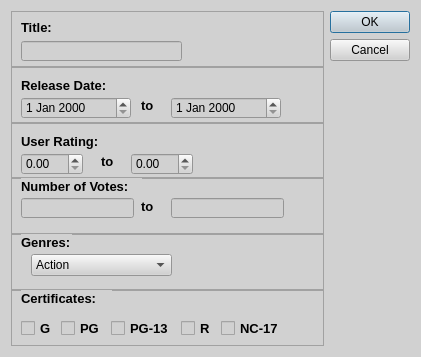
<?xml version="1.0" encoding="UTF-8"?>
<ui version="4.0">
 <class>Dialog</class>
 <widget class="QDialog" name="Dialog">
  <property name="geometry">
   <rect>
    <x>0</x>
    <y>0</y>
    <width>421</width>
    <height>357</height>
   </rect>
  </property>
  <property name="windowTitle">
   <string>Dialog</string>
  </property>
  <property name="styleSheet">
   <string notr="true">background-color:#d1d1d1;</string>
  </property>
  <layout class="QHBoxLayout" name="horizontalLayout">
   <item>
    <widget class="QWidget" name="widget" native="true">
     <layout class="QVBoxLayout" name="verticalLayout">
      <property name="spacing">
       <number>0</number>
      </property>
      <property name="leftMargin">
       <number>0</number>
      </property>
      <property name="topMargin">
       <number>0</number>
      </property>
      <property name="rightMargin">
       <number>0</number>
      </property>
      <property name="bottomMargin">
       <number>0</number>
      </property>
      <item>
       <widget class="QFrame" name="frame">
        <property name="frameShape">
         <enum>QFrame::StyledPanel</enum>
        </property>
        <property name="frameShadow">
         <enum>QFrame::Raised</enum>
        </property>
        <widget class="QLabel" name="lblTitle">
         <property name="geometry">
          <rect>
           <x>10</x>
           <y>10</y>
           <width>47</width>
           <height>13</height>
          </rect>
         </property>
         <property name="font">
          <font>
           <pointsize>10</pointsize>
           <weight>75</weight>
           <bold>true</bold>
          </font>
         </property>
         <property name="text">
          <string>Title:</string>
         </property>
        </widget>
        <widget class="QLineEdit" name="txtTitle">
         <property name="geometry">
          <rect>
           <x>10</x>
           <y>30</y>
           <width>161</width>
           <height>20</height>
          </rect>
         </property>
         <property name="font">
          <font>
           <family>MS UI Gothic</family>
           <pointsize>9</pointsize>
          </font>
         </property>
        </widget>
       </widget>
      </item>
      <item>
       <widget class="QFrame" name="frame_2">
        <property name="frameShape">
         <enum>QFrame::StyledPanel</enum>
        </property>
        <property name="frameShadow">
         <enum>QFrame::Raised</enum>
        </property>
        <widget class="QLabel" name="lblRelease_Date">
         <property name="geometry">
          <rect>
           <x>10</x>
           <y>10</y>
           <width>101</width>
           <height>16</height>
          </rect>
         </property>
         <property name="font">
          <font>
           <pointsize>10</pointsize>
           <weight>75</weight>
           <bold>true</bold>
          </font>
         </property>
         <property name="text">
          <string>Release Date:</string>
         </property>
        </widget>
        <widget class="QDateEdit" name="txtStarting_Date">
         <property name="geometry">
          <rect>
           <x>10</x>
           <y>30</y>
           <width>110</width>
           <height>22</height>
          </rect>
         </property>
        </widget>
        <widget class="QDateEdit" name="txtEnding_Date">
         <property name="geometry">
          <rect>
           <x>160</x>
           <y>30</y>
           <width>110</width>
           <height>22</height>
          </rect>
         </property>
        </widget>
        <widget class="QLabel" name="label_6">
         <property name="geometry">
          <rect>
           <x>130</x>
           <y>30</y>
           <width>21</width>
           <height>16</height>
          </rect>
         </property>
         <property name="font">
          <font>
           <pointsize>10</pointsize>
           <weight>75</weight>
           <bold>true</bold>
          </font>
         </property>
         <property name="text">
          <string>to</string>
         </property>
        </widget>
       </widget>
      </item>
      <item>
       <widget class="QFrame" name="frame_3">
        <property name="frameShape">
         <enum>QFrame::StyledPanel</enum>
        </property>
        <property name="frameShadow">
         <enum>QFrame::Raised</enum>
        </property>
        <widget class="QLabel" name="lblUser_Rating">
         <property name="geometry">
          <rect>
           <x>10</x>
           <y>10</y>
           <width>101</width>
           <height>16</height>
          </rect>
         </property>
         <property name="font">
          <font>
           <pointsize>10</pointsize>
           <weight>75</weight>
           <bold>true</bold>
          </font>
         </property>
         <property name="text">
          <string>User Rating:</string>
         </property>
        </widget>
        <widget class="QDoubleSpinBox" name="txtRatingStart">
         <property name="geometry">
          <rect>
           <x>10</x>
           <y>30</y>
           <width>62</width>
           <height>22</height>
          </rect>
         </property>
        </widget>
        <widget class="QDoubleSpinBox" name="txtRatingEnd">
         <property name="geometry">
          <rect>
           <x>120</x>
           <y>30</y>
           <width>62</width>
           <height>22</height>
          </rect>
         </property>
        </widget>
        <widget class="QLabel" name="label_7">
         <property name="geometry">
          <rect>
           <x>90</x>
           <y>30</y>
           <width>21</width>
           <height>16</height>
          </rect>
         </property>
         <property name="font">
          <font>
           <pointsize>10</pointsize>
           <weight>75</weight>
           <bold>true</bold>
          </font>
         </property>
         <property name="text">
          <string>to</string>
         </property>
        </widget>
       </widget>
      </item>
      <item>
       <widget class="QFrame" name="frame_4">
        <property name="frameShape">
         <enum>QFrame::StyledPanel</enum>
        </property>
        <property name="frameShadow">
         <enum>QFrame::Raised</enum>
        </property>
        <widget class="QLabel" name="lblNumber_of_Votes">
         <property name="geometry">
          <rect>
           <x>10</x>
           <y>0</y>
           <width>121</width>
           <height>16</height>
          </rect>
         </property>
         <property name="font">
          <font>
           <pointsize>10</pointsize>
           <weight>75</weight>
           <bold>true</bold>
          </font>
         </property>
         <property name="text">
          <string>Number of Votes:</string>
         </property>
        </widget>
        <widget class="QLineEdit" name="txtVotes_Start">
         <property name="geometry">
          <rect>
           <x>10</x>
           <y>20</y>
           <width>113</width>
           <height>20</height>
          </rect>
         </property>
        </widget>
        <widget class="QLineEdit" name="txtVotes_End">
         <property name="geometry">
          <rect>
           <x>160</x>
           <y>20</y>
           <width>113</width>
           <height>20</height>
          </rect>
         </property>
        </widget>
        <widget class="QLabel" name="label_5">
         <property name="geometry">
          <rect>
           <x>130</x>
           <y>20</y>
           <width>21</width>
           <height>16</height>
          </rect>
         </property>
         <property name="font">
          <font>
           <pointsize>10</pointsize>
           <weight>75</weight>
           <bold>true</bold>
          </font>
         </property>
         <property name="text">
          <string>to</string>
         </property>
        </widget>
       </widget>
      </item>
      <item>
       <widget class="QFrame" name="frame_5">
        <property name="frameShape">
         <enum>QFrame::StyledPanel</enum>
        </property>
        <property name="frameShadow">
         <enum>QFrame::Raised</enum>
        </property>
        <widget class="QLabel" name="lblTitle_2">
         <property name="geometry">
          <rect>
           <x>10</x>
           <y>0</y>
           <width>51</width>
           <height>16</height>
          </rect>
         </property>
         <property name="font">
          <font>
           <pointsize>10</pointsize>
           <weight>75</weight>
           <bold>true</bold>
          </font>
         </property>
         <property name="text">
          <string>Genres:</string>
         </property>
        </widget>
        <widget class="QComboBox" name="comboBox">
         <property name="geometry">
          <rect>
           <x>20</x>
           <y>20</y>
           <width>141</width>
           <height>22</height>
          </rect>
         </property>
         <item>
          <property name="text">
           <string>Action</string>
          </property>
         </item>
         <item>
          <property name="text">
           <string>Comedy</string>
          </property>
         </item>
         <item>
          <property name="text">
           <string>Family</string>
          </property>
         </item>
         <item>
          <property name="text">
           <string>History</string>
          </property>
         </item>
         <item>
          <property name="text">
           <string>Mystery</string>
          </property>
         </item>
         <item>
          <property name="text">
           <string>Sci-Fi</string>
          </property>
         </item>
         <item>
          <property name="text">
           <string>War</string>
          </property>
         </item>
         <item>
          <property name="text">
           <string>Adventure</string>
          </property>
         </item>
         <item>
          <property name="text">
           <string>Crime</string>
          </property>
         </item>
         <item>
          <property name="text">
           <string>Fantasy</string>
          </property>
         </item>
         <item>
          <property name="text">
           <string>Horror</string>
          </property>
         </item>
         <item>
          <property name="text">
           <string>News</string>
          </property>
         </item>
         <item>
          <property name="text">
           <string>Sport</string>
          </property>
         </item>
         <item>
          <property name="text">
           <string>Western</string>
          </property>
         </item>
         <item>
          <property name="text">
           <string>Animation</string>
          </property>
         </item>
         <item>
          <property name="text">
           <string>New Item</string>
          </property>
         </item>
        </widget>
       </widget>
      </item>
      <item>
       <widget class="QFrame" name="frame_6">
        <property name="frameShape">
         <enum>QFrame::StyledPanel</enum>
        </property>
        <property name="frameShadow">
         <enum>QFrame::Raised</enum>
        </property>
        <widget class="QLabel" name="lblTitle_3">
         <property name="geometry">
          <rect>
           <x>10</x>
           <y>0</y>
           <width>91</width>
           <height>16</height>
          </rect>
         </property>
         <property name="font">
          <font>
           <pointsize>10</pointsize>
           <weight>75</weight>
           <bold>true</bold>
          </font>
         </property>
         <property name="text">
          <string>Certificates:</string>
         </property>
        </widget>
        <widget class="QCheckBox" name="checkBox">
         <property name="geometry">
          <rect>
           <x>10</x>
           <y>30</y>
           <width>70</width>
           <height>17</height>
          </rect>
         </property>
         <property name="font">
          <font>
           <pointsize>10</pointsize>
           <weight>75</weight>
           <bold>true</bold>
          </font>
         </property>
         <property name="text">
          <string>G</string>
         </property>
        </widget>
        <widget class="QCheckBox" name="checkBox_2">
         <property name="geometry">
          <rect>
           <x>50</x>
           <y>30</y>
           <width>70</width>
           <height>17</height>
          </rect>
         </property>
         <property name="font">
          <font>
           <pointsize>10</pointsize>
           <weight>75</weight>
           <bold>true</bold>
          </font>
         </property>
         <property name="text">
          <string>PG</string>
         </property>
        </widget>
        <widget class="QCheckBox" name="checkBox_3">
         <property name="geometry">
          <rect>
           <x>100</x>
           <y>30</y>
           <width>70</width>
           <height>17</height>
          </rect>
         </property>
         <property name="font">
          <font>
           <pointsize>10</pointsize>
           <weight>75</weight>
           <bold>true</bold>
          </font>
         </property>
         <property name="text">
          <string>PG-13</string>
         </property>
        </widget>
        <widget class="QCheckBox" name="checkBox_4">
         <property name="geometry">
          <rect>
           <x>170</x>
           <y>30</y>
           <width>70</width>
           <height>17</height>
          </rect>
         </property>
         <property name="font">
          <font>
           <pointsize>10</pointsize>
           <weight>75</weight>
           <bold>true</bold>
          </font>
         </property>
         <property name="text">
          <string>R</string>
         </property>
        </widget>
        <widget class="QCheckBox" name="checkBox_5">
         <property name="geometry">
          <rect>
           <x>210</x>
           <y>30</y>
           <width>70</width>
           <height>17</height>
          </rect>
         </property>
         <property name="font">
          <font>
           <pointsize>10</pointsize>
           <weight>75</weight>
           <bold>true</bold>
          </font>
         </property>
         <property name="text">
          <string>NC-17</string>
         </property>
        </widget>
       </widget>
      </item>
     </layout>
    </widget>
   </item>
   <item>
    <widget class="QDialogButtonBox" name="buttonBox">
     <property name="orientation">
      <enum>Qt::Vertical</enum>
     </property>
     <property name="standardButtons">
      <set>QDialogButtonBox::Cancel|QDialogButtonBox::Ok</set>
     </property>
    </widget>
   </item>
  </layout>
 </widget>
 <resources/>
 <connections>
  <connection>
   <sender>buttonBox</sender>
   <signal>accepted()</signal>
   <receiver>Dialog</receiver>
   <slot>accept()</slot>
   <hints>
    <hint type="sourcelabel">
     <x>248</x>
     <y>254</y>
    </hint>
    <hint type="destinationlabel">
     <x>157</x>
     <y>274</y>
    </hint>
   </hints>
  </connection>
  <connection>
   <sender>buttonBox</sender>
   <signal>rejected()</signal>
   <receiver>Dialog</receiver>
   <slot>reject()</slot>
   <hints>
    <hint type="sourcelabel">
     <x>316</x>
     <y>260</y>
    </hint>
    <hint type="destinationlabel">
     <x>286</x>
     <y>274</y>
    </hint>
   </hints>
  </connection>
 </connections>
</ui>
